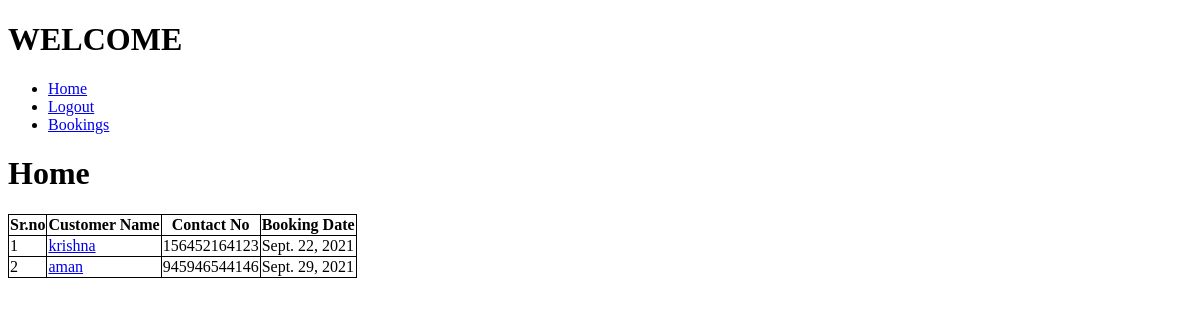
The app's page / (signed in), older data.
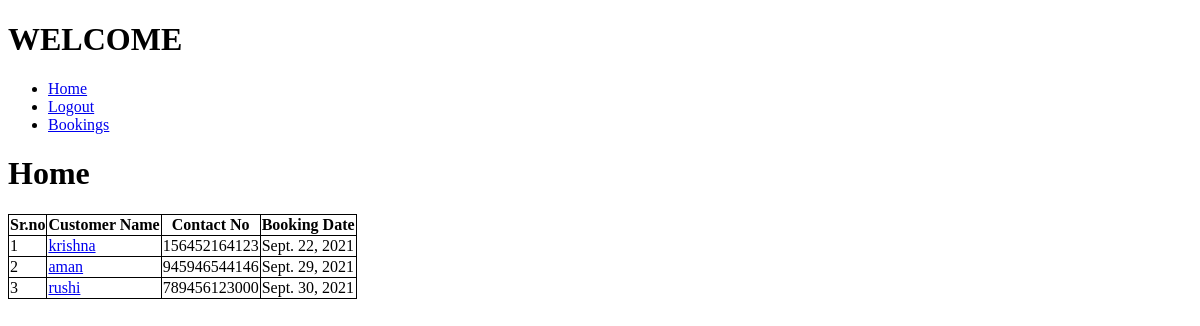
The same page, newer data.
### client/models.py (models this page shows)
class Booking(models.Model):
    customer_name=models.CharField(max_length=20)
    customer_age=models.IntegerField()
    contact_no=models.CharField(max_length=12)
    email=models.EmailField()
    booking_date=models.DateField()

### staff/views.py (the view)
# urls.py: 2. Add a URL to urlpatterns:  path('', Home.as_view(), name='home')
class Home (View):
    def get(self,request):
        content={
            'page_tittle':'Home',
            'bookings':Booking.objects.all()
        }
        return render(request,'index.html',content)

### templates/index.html
{% extends 'base.html' %}
{% block content  %}
{% if request.user.is_authenticated %}
<h1>{{page_tittle}}</h1>
<table>
    <tr>
        <th>Sr.no</th>
        <th>Customer Name</th>
        <th>Contact No</th>
        <th>Booking Date</th>
    </tr>
    {% for added in bookings %}
    <tr>
        <td>{{added.id}}</td>
        <td><a href="/client_details/?client_id={{added.id}}">{{added.customer_name}}</a></td>
        <td>{{added.contact_no}}</td>
        <td>{{added.booking_date}}</td>
    </tr>
    {% endfor %}
</table>
{% endif %}
{% endblock %}

### templates/base.html (shortened to what this page needs)
<!DOCTYPE html>
<html lang="en">
<head>
</head>
<body>
    <h1>WELCOME  </h1>
    <ul>
        <li>
            <a href="/">Home</a>
        </li>
        {% if request.user.is_authenticated %}
        <li>
            <a href="/logout">Logout</a>
        </li>
        <li>
            <a href="/view_booking">Bookings</a>
        </li>
        {%  endif %}
    </ul>
    {% block content %}
    {% endblock %}
</body>
</html>

### templates/base.html (style rules this page uses)
table, th, td { border: 1px solid black; border-collapse: collapse; }

Row changes from the older to the newer data that the page shows:
added Booking: id "3", customer_name "rushi", contact_no "789456123000", booking_date "Sept. 30, 2021"
